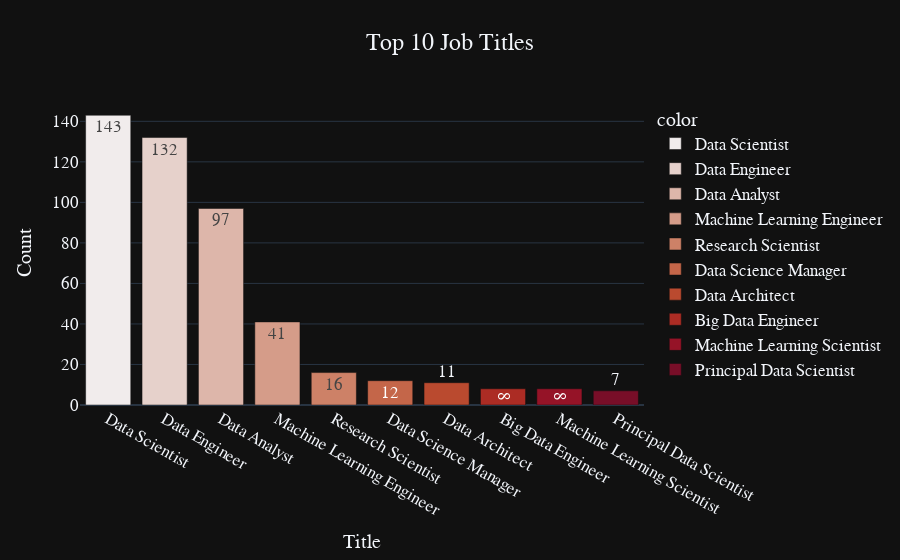

Here is the notebook cell this chart was saved with:
### Code cell
top10 = df['job_title'].value_counts()[:10]
fig = px.bar(y=top10.values,
             x=top10.index,
             color=top10.index,
             color_discrete_sequence=px.colors.sequential.amp,
             text=top10.values,
             title='Top 10 Job Titles',
             template='plotly_dark')
fig.update_layout(
    xaxis_title='Title',
    yaxis_title='Count',
    title_x=0.5,
    font=dict(size=17,family='Franklin Gothic'))

### Figure 1 — Plotly figure (JSON) as saved in the notebook; plotly's stock layout.template omitted (floating-point values rounded to 4 significant figures)
{"data": [{"alignmentgroup": "True", "hovertemplate": "color=Data Scientist<br>x=%{x}<br>y=%{y}<br>text=%{text}<extra></extra>", "legendgroup": "Data Scientist", "marker": {"color": "rgb(241, 236, 236)", "pattern": {"shape": ""}}, "name": "Data Scientist", "offsetgroup": "Data Scientist", "orientation": "v", "showlegend": true, "text": [143], "textposition": "auto", "type": "bar", "x": ["Data Scientist"], "xaxis": "x", "y": [143], "yaxis": "y"}, {"alignmentgroup": "True", "hovertemplate": "color=Data Engineer<br>x=%{x}<br>y=%{y}<br>text=%{text}<extra></extra>", "legendgroup": "Data Engineer", "marker": {"color": "rgb(230, 209, 203)", "pattern": {"shape": ""}}, "name": "Data Engineer", "offsetgroup": "Data Engineer", "orientation": "v", "showlegend": true, "text": [132], "textposition": "auto", "type": "bar", "x": ["Data Engineer"], "xaxis": "x", "y": [132], "yaxis": "y"}, {"alignmentgroup": "True", "hovertemplate": "color=Data Analyst<br>x=%{x}<br>y=%{y}<br>text=%{text}<extra></extra>", "legendgroup": "Data Analyst", "marker": {"color": "rgb(221, 182, 170)", "pattern": {"shape": ""}}, "name": "Data Analyst", "offsetgroup": "Data Analyst", "orientation": "v", "showlegend": true, "text": [97], "textposition": "auto", "type": "bar", "x": ["Data Analyst"], "xaxis": "x", "y": [97], "yaxis": "y"}, {"alignmentgroup": "True", "hovertemplate": "color=Machine Learning Engineer<br>x=%{x}<br>y=%{y}<br>text=%{text}<extra></extra>", "legendgroup": "Machine Learning Engineer", "marker": {"color": "rgb(213, 156, 137)", "pattern": {"shape": ""}}, "name": "Machine Learning Engineer", "offsetgroup": "Machine Learning Engineer", "orientation": "v", "showlegend": true, "text": [41], "textposition": "auto", "type": "bar", "x": ["Machine Learning Engineer"], "xaxis": "x", "y": [41], "yaxis": "y"}, {"alignmentgroup": "True", "hovertemplate": "color=Research Scientist<br>x=%{x}<br>y=%{y}<br>text=%{text}<extra></extra>", "legendgroup": "Research Scientist", "marker": {"color": "rgb(205, 129, 103)", "pattern": {"shape": ""}}, "name": "Research Scientist", "offsetgroup": "Research Scientist", "orientation": "v", "showlegend": true, "text": [16], "textposition": "auto", "type": "bar", "x": ["Research Scientist"], "xaxis": "x", "y": [16], "yaxis": "y"}, {"alignmentgroup": "True", "hovertemplate": "color=Data Science Manager<br>x=%{x}<br>y=%{y}<br>text=%{text}<extra></extra>", "legendgroup": "Data Science Manager", "marker": {"color": "rgb(196, 102, 73)", "pattern": {"shape": ""}}, "name": "Data Science Manager", "offsetgroup": "Data Science Manager", "orientation": "v", "showlegend": true, "text": [12], "textposition": "auto", "type": "bar", "x": ["Data Science Manager"], "xaxis": "x", "y": [12], "yaxis": "y"}, {"alignmentgroup": "True", "hovertemplate": "color=Data Architect<br>x=%{x}<br>y=%{y}<br>text=%{text}<extra></extra>", "legendgroup": "Data Architect", "marker": {"color": "rgb(186, 74, 47)", "pattern": {"shape": ""}}, "name": "Data Architect", "offsetgroup": "Data Architect", "orientation": "v", "showlegend": true, "text": [11], "textposition": "auto", "type": "bar", "x": ["Data Architect"], "xaxis": "x", "y": [11], "yaxis": "y"}, {"alignmentgroup": "True", "hovertemplate": "color=Big Data Engineer<br>x=%{x}<br>y=%{y}<br>text=%{text}<extra></extra>", "legendgroup": "Big Data Engineer", "marker": {"color": "rgb(172, 44, 36)", "pattern": {"shape": ""}}, "name": "Big Data Engineer", "offsetgroup": "Big Data Engineer", "orientation": "v", "showlegend": true, "text": [8], "textposition": "auto", "type": "bar", "x": ["Big Data Engineer"], "xaxis": "x", "y": [8], "yaxis": "y"}, {"alignmentgroup": "True", "hovertemplate": "color=Machine Learning Scientist<br>x=%{x}<br>y=%{y}<br>text=%{text}<extra></extra>", "legendgroup": "Machine Learning Scientist", "marker": {"color": "rgb(149, 19, 39)", "pattern": {"shape": ""}}, "name": "Machine Learning Scientist", "offsetgroup": "Machine Learning Scientist", "orientation": "v", "showlegend": true, "text": [8], "textposition": "auto", "type": "bar", "x": ["Machine Learning Scientist"], "xaxis": "x", "y": [8], "yaxis": "y"}, {"alignmentgroup": "True", "hovertemplate": "color=Principal Data Scientist<br>x=%{x}<br>y=%{y}<br>text=%{text}<extra></extra>", "legendgroup": "Principal Data Scientist", "marker": {"color": "rgb(120, 14, 40)", "pattern": {"shape": ""}}, "name": "Principal Data Scientist", "offsetgroup": "Principal Data Scientist", "orientation": "v", "showlegend": true, "text": [7], "textposition": "auto", "type": "bar", "x": ["Principal Data Scientist"], "xaxis": "x", "y": [7], "yaxis": "y"}], "layout": {"barmode": "relative", "font": {"family": "Franklin Gothic", "size": 17}, "legend": {"title": {"text": "color"}, "tracegroupgap": 0}, "title": {"text": "Top 10 Job Titles", "x": 0.5}, "xaxis": {"anchor": "y", "domain": [0, 1], "title": {"text": "Title"}}, "yaxis": {"anchor": "x", "domain": [0, 1], "title": {"text": "Count"}}}}
